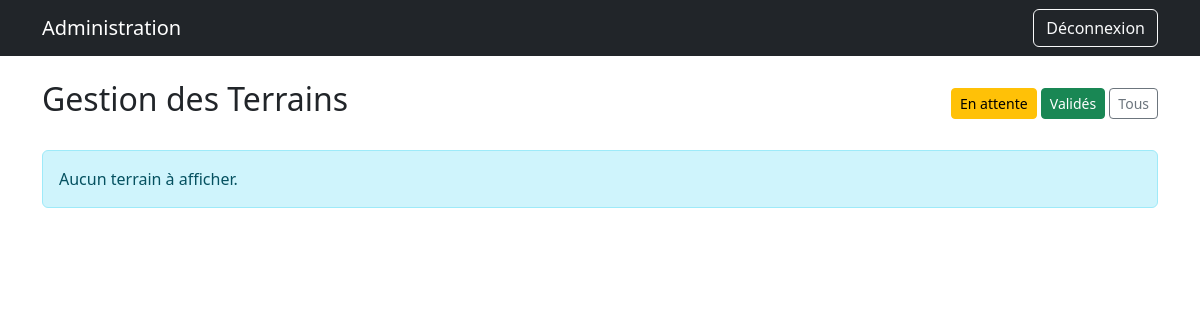
The page /admin-panel/terrains/?statut=valide (signed in) on the database as committed earlier.
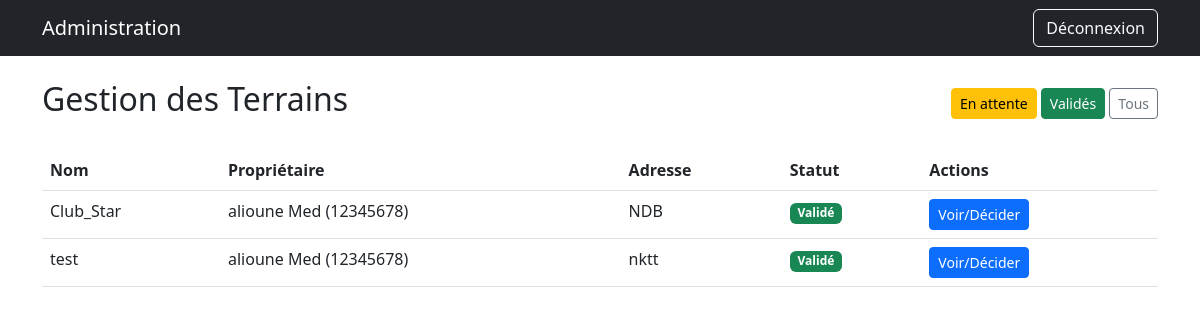
The same page on the database as committed later.
### terrains/models.py (models this page shows, shortened)
class Terrain(models.Model):
    nom = models.CharField(max_length=100)
    adresse = models.CharField(max_length=255)
    latitude = models.DecimalField(max_digits=9, decimal_places=6)
    longitude = models.DecimalField(max_digits=9, decimal_places=6)
    proprietaire = models.ForeignKey(
        User,
        on_delete=models.CASCADE,
        limit_choices_to={'type_utilisateur': User.Type.PROPRIETAIRE}
    )
    image_url = models.URLField(blank=True)
    note_moyenne = models.FloatField(default=0.0)
    valide = models.BooleanField(default=False, verbose_name="Validé par l'admin")
    date_validation = models.DateTimeField(null=True, blank=True)

### accounts/models.py (models this page shows, shortened)
class User(AbstractUser):
    class Type(models.TextChoices):
        ADMIN = "ADMIN", "Administrateur"
        PROPRIETAIRE = "PROPRIETAIRE", "Propriétaire de terrain"
        STANDARD = "STANDARD", "Utilisateur standard"
    username = None  # 🔥 supprimé
    telephone = models.CharField(max_length=15, unique=True)
    type_utilisateur = models.CharField(
        max_length=20,
        choices=Type.choices,
        default=Type.STANDARD
    )
    USERNAME_FIELD = 'telephone'
    REQUIRED_FIELDS = ['first_name', 'last_name']
    objects = UserManager()  # 🔥 OBLIGATOIRE

### admin_custom/views.py (the view)
# urls.py: path('terrains/', views.terrain_list, name='terrain_list'),
@login_required
def terrain_list(request):
    terrains = Terrain.objects.select_related('proprietaire').all()
    statut = request.GET.get('statut')
    if statut == 'attente':
        terrains = terrains.filter(valide=False)
    elif statut == 'valide':
        terrains = terrains.filter(valide=True)
    return render(request, 'admin_custom/terrain_list.html', {'terrains': terrains})

### admin_custom/templates/admin_custom/terrain_list.html
{% extends 'admin_custom/base.html' %}
{% block content %}
<div class="d-flex justify-content-between align-items-center mb-4">
  <h2>Gestion des Terrains</h2>
  <div>
    <a href="?statut=attente" class="btn btn-warning btn-sm">En attente</a>
    <a href="?statut=valide" class="btn btn-success btn-sm">Validés</a>
    <a href="." class="btn btn-outline-secondary btn-sm">Tous</a>
  </div>
</div>
{% if terrains %}
  <div class="table-responsive">
    <table class="table table-hover">
      <thead>
        <tr>
          <th>Nom</th>
          <th>Propriétaire</th>
          <th>Adresse</th>
          <th>Statut</th>
          <th>Actions</th>
        </tr>
      </thead>
      <tbody>
        {% for t in terrains %}
          <tr>
            <td>{{ t.nom }}</td>
            <td>{{ t.proprietaire.get_full_name }} ({{ t.proprietaire.telephone }})</td>
            <td>{{ t.adresse }}</td>
            <td>
              {% if t.valide %}
                <span class="badge bg-success">Validé</span>
              {% else %}
                <span class="badge bg-warning">En attente</span>
              {% endif %}
            </td>
            <td>
              <a href="{% url 'admin_custom:terrain_validate' t.id %}" class="btn btn-sm btn-primary">Voir/Décider</a>
            </td>
          </tr>
        {% endfor %}
      </tbody>
    </table>
  </div>
{% else %}
  <div class="alert alert-info">Aucun terrain à afficher.</div>
{% endif %}
{% endblock %}

Rows that differ between the two databases and show on the page:
now on this page (row edited): Terrain: nom "Club_Star", proprietaire.get_full_name "alioune Med", proprietaire.telephone "12345678", adresse "NDB", valide "Validé"
now on this page (row edited): Terrain: nom "test", proprietaire.get_full_name "alioune Med", proprietaire.telephone "12345678", adresse "nktt", valide "Validé"
Other text that changed with them:
text no longer shown: "Aucun terrain à afficher."
text now shown: "Nom Propriétaire Adresse Statut Actions"
